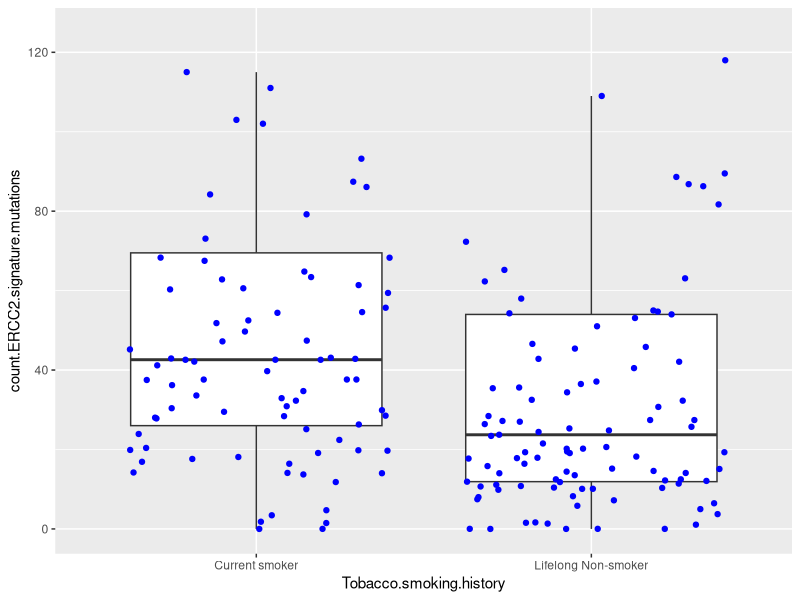
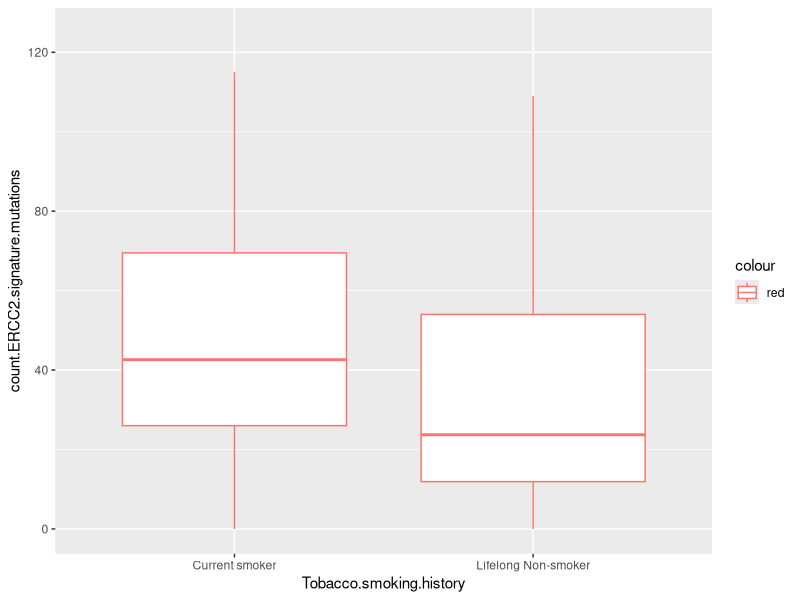
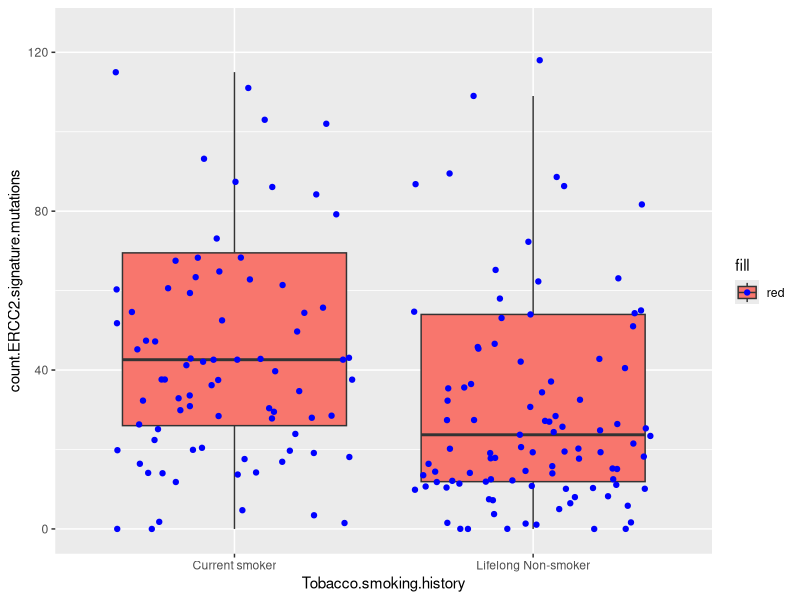
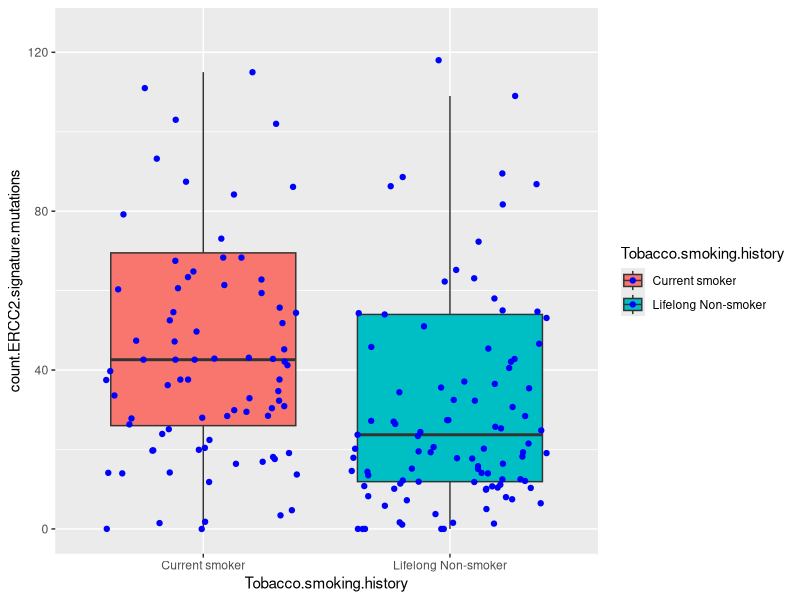
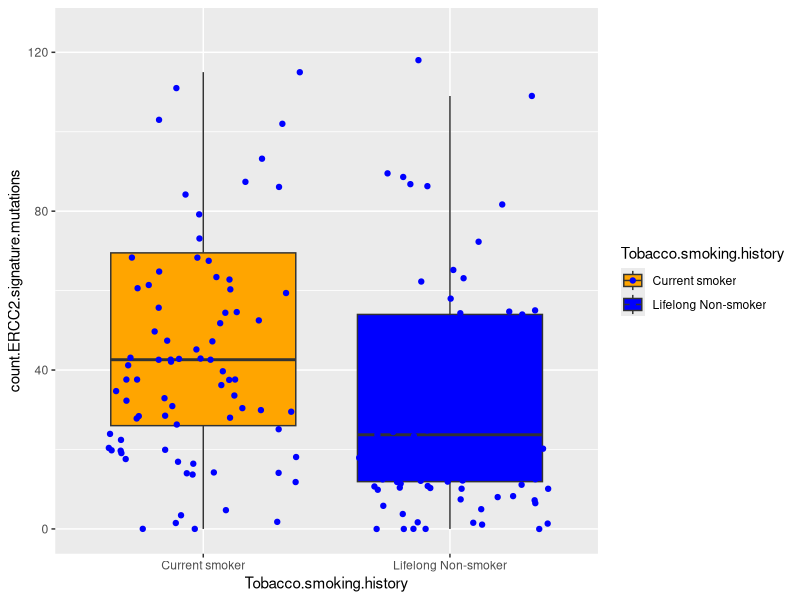
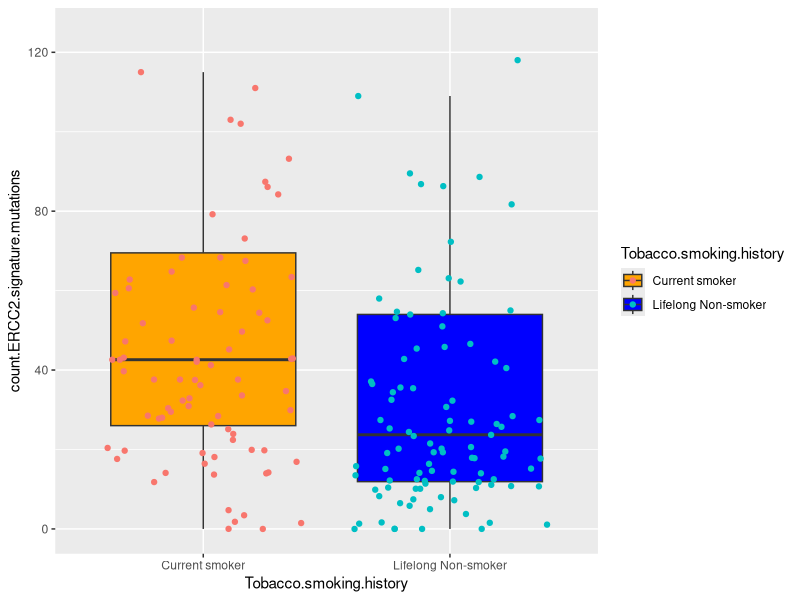
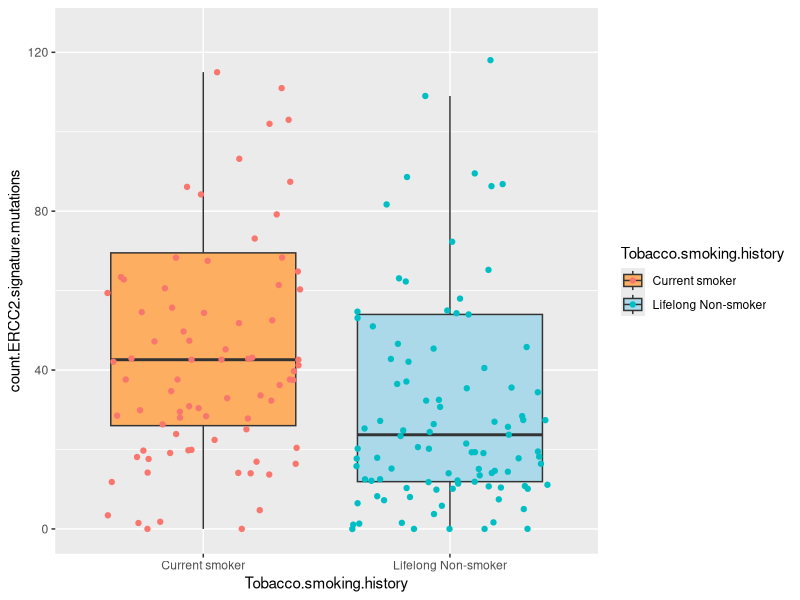
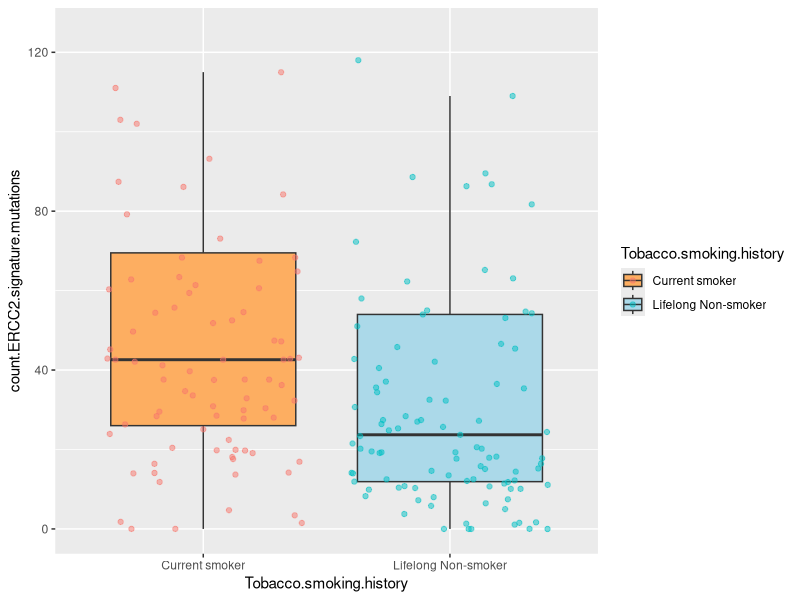

Here is the R script that generated these plots, in order:
## ---- chunk 1
library(tidyverse)
## ---- chunk 2
clinical <- read_csv("data/clinical.csv")
## ---- chunk 3
d_plot <- clinical %>% 
  select(barcode, Tobacco.smoking.history, count.ERCC2.signature.mutations) %>% 
  filter(!is.na(count.ERCC2.signature.mutations)) %>% 
  filter(Tobacco.smoking.history %in% c("Current smoker", "Lifelong Non-smoker"))

L7A_boxplot <- ggplot(data = d_plot,
       aes(x = Tobacco.smoking.history,
           y = count.ERCC2.signature.mutations)) + 
  geom_boxplot(outlier.shape = NA) +
  coord_cartesian(ylim = c(0, 125)) +
  geom_jitter(color = "blue")

L7A_boxplot
## ---- chunk 4
ggplot(data = d_plot,
       aes(x = Tobacco.smoking.history,
           y = count.ERCC2.signature.mutations,
           color = "red")) + 
  geom_boxplot(outlier.shape = NA) +
  coord_cartesian(ylim = c(0, 125)) 
  geom_jitter(color = "blue")
## ---- chunk 5
ggplot(data = d_plot,
       aes(x = Tobacco.smoking.history,
           y = count.ERCC2.signature.mutations,
           fill = "red")) + 
  geom_boxplot(outlier.shape = NA) +
  coord_cartesian(ylim = c(0, 125)) +
  geom_jitter(color = "blue")
## ---- chunk 6
ggplot(data = d_plot,
       aes(x = Tobacco.smoking.history,
           y = count.ERCC2.signature.mutations,
           fill = Tobacco.smoking.history)) + 
  geom_boxplot(outlier.shape = NA) +
  coord_cartesian(ylim = c(0, 125)) +
  geom_jitter(color = "blue")
## ---- chunk 7
ggplot(data = d_plot,
       aes(x = Tobacco.smoking.history,
           y = count.ERCC2.signature.mutations,
           fill = Tobacco.smoking.history)) + 
  geom_boxplot(outlier.shape = NA) +
  coord_cartesian(ylim = c(0, 125)) +
  geom_jitter(color = "blue") +
  scale_fill_manual(limits = c("Current smoker", "Lifelong Non-smoker"), # category names
                    values = c("orange", "blue")) # corresponding colors
## ---- chunk 8
ggplot(data = d_plot,
       aes(x = Tobacco.smoking.history,
           y = count.ERCC2.signature.mutations,
           fill = Tobacco.smoking.history)) + 
  geom_boxplot(outlier.shape = NA) +
  coord_cartesian(ylim = c(0, 125)) +
  geom_jitter(aes(color = Tobacco.smoking.history)) + # specify data column
  scale_fill_manual(limits = c("Current smoker", "Lifelong Non-smoker"),
                    values = c("orange", "blue"))
## ---- chunk 9
ggplot(data = d_plot,
       aes(x = Tobacco.smoking.history,
           y = count.ERCC2.signature.mutations,
           fill = Tobacco.smoking.history)) + 
  geom_boxplot(outlier.shape = NA) +
  coord_cartesian(ylim = c(0, 125)) +
  geom_jitter(aes(color = Tobacco.smoking.history)) +
  scale_fill_manual(limits = c("Current smoker", "Lifelong Non-smoker"),
                    values = c("#fdae61", "#abd9e9")) # hex color codes
## ---- chunk 10
ggplot(data = d_plot,
       aes(x = Tobacco.smoking.history,
           y = count.ERCC2.signature.mutations,
           fill = Tobacco.smoking.history)) + 
  geom_boxplot(outlier.shape = NA) +
  coord_cartesian(ylim = c(0, 125)) +
  geom_jitter(aes(color = Tobacco.smoking.history), alpha = 0.5) + # add transparency
  scale_fill_manual(limits = c("Current smoker", "Lifelong Non-smoker"),
                    values = c("#fdae61", "#abd9e9"))
## ---- chunk 11
# Alpha =0.5
p <- ggplot(data = d_plot,
            aes(x = Tobacco.smoking.history,
                y = count.ERCC2.signature.mutations,
                fill = Tobacco.smoking.history)) + 
  geom_boxplot(outlier.shape = NA) +
  coord_cartesian(ylim = c(0, 125)) +
  geom_jitter(aes(color = Tobacco.smoking.history), alpha = 0.5) +
  scale_fill_manual(limits = c("Current smoker", "Lifelong Non-smoker"),
                    values = c("#fdae61", "#abd9e9")) +
 labs(title = "Tobacco smoking history vs. Number of Signature ERCC2 Mutations",
       x = "Tobacco smoking history",
       y = "Number of ERCC2 signature mutations")

p
## ---- chunk 12
p +
  theme_bw() # using a pre-set theme
## ---- chunk 13
p +
  theme_bw() + 
  theme(axis.text.y = element_text(color = "black", size = 7),
        axis.text.x = element_text(size = 7, color = "black", angle = 45, hjust = 1),
        axis.title.y = element_text(color = "black", size = 7),
        axis.title.x = element_text(color = "black", size = 7))
## ---- chunk 14
p +
  theme_bw() + 
  theme(axis.text.y = element_text(color = "black", size = 7),
        axis.text.x = element_text(size = 7, color = "black", angle = 45, hjust = 1),
        axis.title.y = element_text(color = "black", size = 7),
        axis.title.x = element_text(color = "black", size = 7),
        legend.position = "none")
## ---- chunk 15
p +
  theme_bw() + 
  theme(axis.text.y = element_text(color = "black", size = 7),
        axis.text.x = element_text(size = 7, color = "black", angle = 45, hjust = 1),
        axis.title.y = element_text(color = "black", size = 7),
        axis.title.x = element_text(color = "black", size = 7),
        legend.position = "none") +
  labs(x = "Tobacco smoking history",
       y = "Number of ERCC2 signature mutations")
## ---- chunk 16
final_plot <- p +
  theme_bw() + 
  theme(axis.text.y = element_text(color = "black", size = 7),
        axis.text.x = element_text(size = 7, color = "black", angle = 45, hjust = 1),
        axis.title.y = element_text(color = "black", size = 7),
        axis.title.x = element_text(color = "black", size = 7),
        legend.position = "none") +
  labs(title = "Tobacco smoking history vs. Number of Signature ERCC2 Mutations",
       x = "Tobacco smoking history",
       y = "Number of ERCC2 signature mutations")

final_plot
## ---- chunk 17
ggsave(filename = "plots/boxplot.pdf",
       plot = final_plot,
       width = 1.5, 
       height = 3) 
